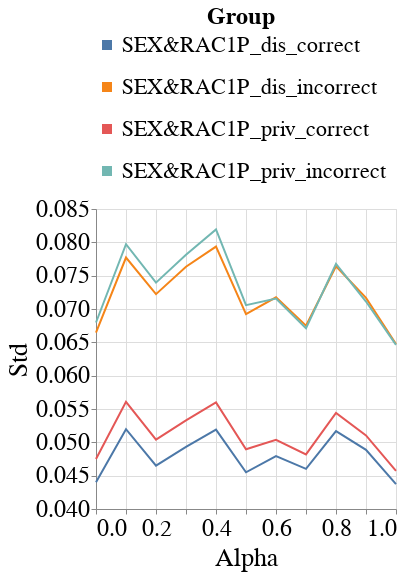

Write notebook code for a chart like this one.
### Code cell
visualizer.create_line_bands_per_group_metric_plot(model_name=MODEL_NAMES[0],
                                                   group_metric='Std',
                                                   group='SEX&RAC1P',
                                                   metric_type='subgroup')

### Figure 1 — Vega-Lite specification as saved in the notebook (floating-point values rounded to 4 significant figures; data arrays with more than 128 entries replaced by an {"elided": "..."} marker saying what was removed)
{"config": {"view": {"continuousWidth": 400, "continuousHeight": 300}, "axis": {"labelFontSize": 24, "labelFontWeight": "normal", "titleFontSize": 26, "titleFontWeight": "normal"}, "legend": {"columns": 1, "direction": "horizontal", "labelFontSize": 22, "labelLimit": 300, "orient": "top", "symbolStrokeWidth": 10, "titleAnchor": "middle", "titleFontSize": 24, "titleLimit": 300}, "title": {"fontSize": 22}}, "data": {"name": "data-af69a963768a63c2c8f84ae0a42629ff"}, "mark": "line", "encoding": {"color": {"field": "Group", "type": "nominal"}, "x": {"field": "Intervention_Param", "title": "Alpha", "type": "quantitative"}, "y": {"aggregate": "mean", "field": "Metric_Value", "scale": {"zero": false}, "title": "Std", "type": "quantitative"}}, "height": 300, "width": 300, "$schema": "https://vega.github.io/schema/vega-lite/v4.17.0.json", "datasets": {"data-af69a963768a63c2c8f84ae0a42629ff": {"elided": "264 records"}}}
